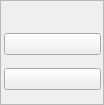
<?xml version="1.0" encoding="UTF-8"?>
<ui version="4.0">
 <class>Form</class>
 <widget class="QWidget" name="Form">
  <property name="geometry">
   <rect>
    <x>0</x>
    <y>0</y>
    <width>104</width>
    <height>105</height>
   </rect>
  </property>
  <property name="sizePolicy">
   <sizepolicy hsizetype="Maximum" vsizetype="Maximum">
    <horstretch>0</horstretch>
    <verstretch>0</verstretch>
   </sizepolicy>
  </property>
  <property name="minimumSize">
   <size>
    <width>100</width>
    <height>105</height>
   </size>
  </property>
  <property name="maximumSize">
   <size>
    <width>104</width>
    <height>105</height>
   </size>
  </property>
  <property name="font">
   <font>
    <pointsize>10</pointsize>
    <weight>75</weight>
    <bold>true</bold>
   </font>
  </property>
  <property name="windowTitle">
   <string>Form</string>
  </property>
  <property name="styleSheet">
   <string notr="true"> QLabel {
color: white;
background:transparent;
}

</string>
  </property>
  <layout class="QVBoxLayout" name="verticalLayout">
   <property name="spacing">
    <number>0</number>
   </property>
   <property name="margin">
    <number>0</number>
   </property>
   <item>
    <widget class="QFrame" name="widgetFrameOuter">
     <property name="sizePolicy">
      <sizepolicy hsizetype="Preferred" vsizetype="Preferred">
       <horstretch>0</horstretch>
       <verstretch>0</verstretch>
      </sizepolicy>
     </property>
     <property name="minimumSize">
      <size>
       <width>80</width>
       <height>0</height>
      </size>
     </property>
     <property name="styleSheet">
      <string notr="true"/>
     </property>
     <property name="frameShape">
      <enum>QFrame::StyledPanel</enum>
     </property>
     <property name="frameShadow">
      <enum>QFrame::Raised</enum>
     </property>
     <property name="class" stdset="0">
      <string>ControlWidget</string>
     </property>
     <layout class="QVBoxLayout" name="verticalLayout_3">
      <property name="spacing">
       <number>2</number>
      </property>
      <property name="leftMargin">
       <number>3</number>
      </property>
      <property name="topMargin">
       <number>2</number>
      </property>
      <property name="rightMargin">
       <number>2</number>
      </property>
      <property name="bottomMargin">
       <number>2</number>
      </property>
      <item>
       <widget class="QLabel" name="title">
        <property name="text">
         <string/>
        </property>
       </widget>
      </item>
      <item>
       <widget class="QFrame" name="ImageFrame">
        <property name="sizePolicy">
         <sizepolicy hsizetype="Expanding" vsizetype="Expanding">
          <horstretch>0</horstretch>
          <verstretch>0</verstretch>
         </sizepolicy>
        </property>
        <property name="minimumSize">
         <size>
          <width>90</width>
          <height>70</height>
         </size>
        </property>
        <property name="styleSheet">
         <string notr="true"/>
        </property>
        <layout class="QGridLayout" name="gridLayout_3">
         <property name="leftMargin">
          <number>0</number>
         </property>
         <property name="topMargin">
          <number>3</number>
         </property>
         <property name="rightMargin">
          <number>0</number>
         </property>
         <property name="bottomMargin">
          <number>0</number>
         </property>
         <property name="horizontalSpacing">
          <number>0</number>
         </property>
         <property name="verticalSpacing">
          <number>2</number>
         </property>
         <item row="0" column="0">
          <widget class="QPushButton" name="buttonA">
           <property name="minimumSize">
            <size>
             <width>0</width>
             <height>0</height>
            </size>
           </property>
           <property name="styleSheet">
            <string notr="true"/>
           </property>
           <property name="text">
            <string/>
           </property>
          </widget>
         </item>
         <item row="1" column="0">
          <widget class="QPushButton" name="buttonB">
           <property name="minimumSize">
            <size>
             <width>0</width>
             <height>0</height>
            </size>
           </property>
           <property name="styleSheet">
            <string notr="true"/>
           </property>
           <property name="text">
            <string/>
           </property>
          </widget>
         </item>
        </layout>
       </widget>
      </item>
     </layout>
    </widget>
   </item>
  </layout>
 </widget>
 <resources/>
 <connections>
  <connection>
   <sender>buttonB</sender>
   <signal>clicked()</signal>
   <receiver>Form</receiver>
   <slot>clickedB()</slot>
   <hints>
    <hint type="sourcelabel">
     <x>69</x>
     <y>84</y>
    </hint>
    <hint type="destinationlabel">
     <x>132</x>
     <y>105</y>
    </hint>
   </hints>
  </connection>
  <connection>
   <sender>buttonA</sender>
   <signal>clicked()</signal>
   <receiver>Form</receiver>
   <slot>clickedA()</slot>
   <hints>
    <hint type="sourcelabel">
     <x>96</x>
     <y>40</y>
    </hint>
    <hint type="destinationlabel">
     <x>118</x>
     <y>25</y>
    </hint>
   </hints>
  </connection>
 </connections>
 <slots>
  <slot>clickedA()</slot>
  <slot>clickedB()</slot>
 </slots>
</ui>
